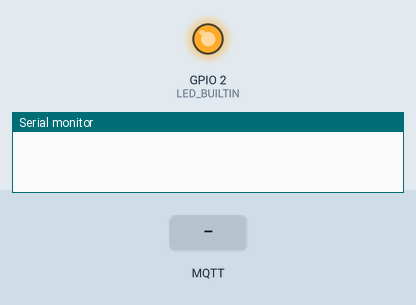
Recording of a sketch running on a simulated ESP8266 (NodeMCU). On the bench: output pins drawn as LEDs (lit = HIGH, except the on-board LED, lit = LOW), the last lines printed to the serial monitor. Dashed ring = blinking. The inputs (shaded band) are chosen by the test bench. WiFi joins after 1.5 s; servers stay silent unless stated; network time is answered at once with the bench clock; the local clock reads 2024-03-15 10:24:30 at power-on unless the sketch sets it; storage starts empty; no MQTT or app messages arrive unless stated.

Above: at 0.0 s.
At 6.7 s:
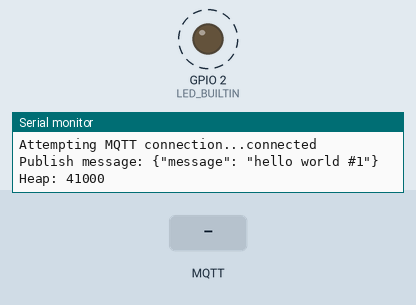
6.8 s: MQTT message "1" arrives on the first subscribed topic
9.8 s: MQTT message "on" arrives on the first subscribed topic
12.8 s: MQTT message "off" arrives on the first subscribed topic
Timing chart, 0 to 21.8 s (numbered marks = the images above; inputs shaded):
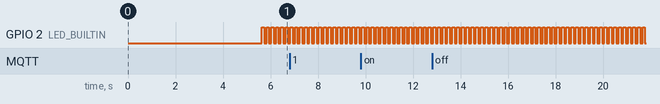

The sketch:

esp_mqtt_tls.ino
```cpp
#include "FS.h"
#include <ESP8266WiFi.h>
#include <PubSubClient.h>
#include <NTPClient.h>
#include <WiFiUdp.h>
// Update these with values suitable for your network.
const char* ssid = "ssid";
const char* password = "12345678";

WiFiUDP ntpUDP;
NTPClient timeClient(ntpUDP, "time.ntp.org");
const char* endpoint = "aws.mqtt.com"; //MQTT broker ip
void callback(char* topic, byte* payload, unsigned int length) {
Serial.print("Message arrived [");
Serial.print(topic);
Serial.print("] ");
for (int i = 0; i < length; i++) {
Serial.print((char)payload[i]);
}
Serial.println();
}
WiFiClientSecure espClient;
PubSubClient client(endpoint, 8883, callback, espClient); //set MQTT port number to 8883 as per //standard
long lastMsg = 0;
char msg[50];
int value = 0;


void setup_wifi() {
  unsigned long mytime;
  delay(10);
  // We start by connecting to a WiFi network
  espClient.setBufferSizes(1024, 1024);
  Serial.println();
  Serial.print("Connecting to ");
  Serial.println(ssid);
  WiFi.begin(ssid, password);
  while (WiFi.status() != WL_CONNECTED) {
     delay(500);
     Serial.print(".");
  }
  Serial.println("");
  Serial.println("WiFi connected");
  Serial.println("IP address: ");
  Serial.println(WiFi.localIP());
  timeClient.begin();
  while(!timeClient.update()){
    timeClient.forceUpdate();
  }
  espClient.setX509Time(timeClient.getEpochTime());
  mytime = millis();
  Serial.println("Time:");
  Serial.println(mytime);
}


void reconnect() {
// Loop until we're reconnected
while (!client.connected()) {
Serial.print("Attempting MQTT connection...");
// Attempt to connect
if (client.connect("ESP-75C1F7")) {                 /// name
Serial.println("connected");
// Once connected, publish an announcement...
client.publish("outTopic", "hello world");
// ... and resubscribe
client.subscribe("inTopic");
} else {
Serial.print("failed, rc=");
Serial.print(client.state());
Serial.println(" try again in 5 seconds");
char buf[256];
espClient.getLastSSLError(buf,256);
Serial.print("WiFiClientSecure SSL error: ");
Serial.println(buf);
// Wait 5 seconds before retrying
delay(5000);
}
}
}
void setup() {
  Serial.begin(115200);
  Serial.setDebugOutput(true);
  // initialize digital pin LED_BUILTIN as an output.
  pinMode(LED_BUILTIN, OUTPUT);
  setup_wifi();
  delay(1000);
  if (!SPIFFS.begin()) {
    Serial.println("Failed to mount file system");
  return;
  }

  Serial.print("Heap: "); Serial.println(ESP.getFreeHeap());
  // Load certificate file
  File cert = SPIFFS.open("/cert.der", "r"); //replace cert.crt eith your uploaded file name
  if (!cert) {
    Serial.println("Failed to open cert file");
  }
  else
    Serial.println("Success to open cert file");
  delay(1000);
  if (espClient.loadCertificate(cert))
    Serial.println("cert loaded");
  else
    Serial.println("cert not loaded");
    // Load private key file
  File private_key = SPIFFS.open("/private.der", "r"); //replace private eith your uploaded file name
  if (!private_key) {
    Serial.println("Failed to open private cert file");
  }
  else
    Serial.println("Success to open private cert file");
  delay(1000);
  if (espClient.loadPrivateKey(private_key))
    Serial.println("private key loaded");
  else
    Serial.println("private key not loaded");
    // Load CA file
  File ca = SPIFFS.open("/ca.der", "r"); //replace ca eith your uploaded file name
  if (!ca) {
    Serial.println("Failed to open ca ");
  }
  else
    Serial.println("Success to open ca");
  delay(1000);
  if(espClient.loadCACert(ca))
     Serial.println("ca loaded");
  else
    Serial.println("ca failed");
  Serial.print("Heap: "); Serial.println(ESP.getFreeHeap());
}

void loop() {
if (!client.connected()) {
reconnect();
}
client.loop();
long now = millis();
if (now - lastMsg > 2000) {
lastMsg = now;
++value;
snprintf (msg, 75, "{\"message\": \"hello world #%ld\"}", value);
Serial.print("Publish message: ");
Serial.println(msg);
client.publish("outTopic", msg);
Serial.print("Heap: "); Serial.println(ESP.getFreeHeap()); //Low heap can cause problems
}
digitalWrite(LED_BUILTIN, HIGH); // turn the LED on (HIGH is the voltage level)
delay(100); // wait for a second
digitalWrite(LED_BUILTIN, LOW); // turn the LED off by making the voltage LOW
delay(100); // wait for a second
}
```

Measured:
- by itself, GPIO 2 (LED_BUILTIN): alternates HIGH for 0.10 s and LOW for 0.10 s
